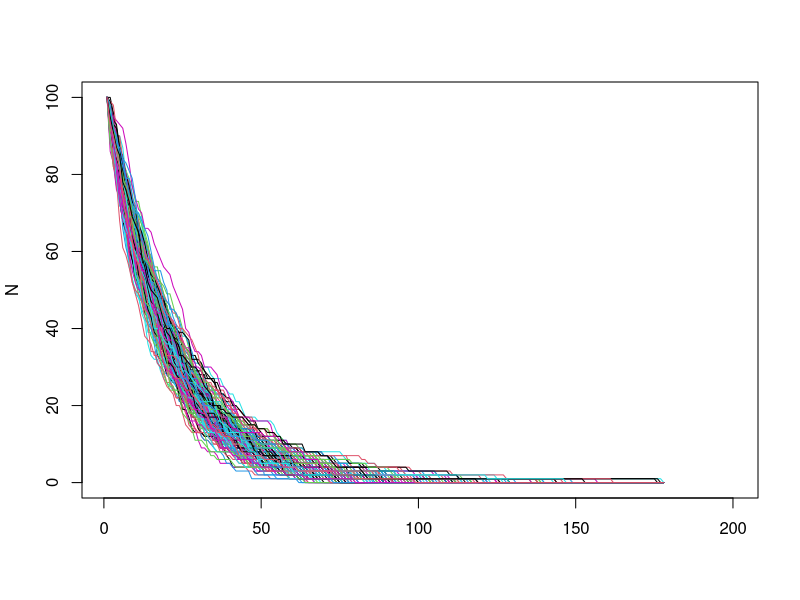

Write the R code that produced this figure.
## ---- chunk 1
labs<-200   # The number of labs
N<-matrix(data=NA,nrow=200,ncol=labs)
N[1,]<-rep(x=100,times=labs)     # We begin with 100 test tubes

t<-1  # We set t =1 above
while(any(N[t,]>0)){
  t<-t+1
N[t,]<-rbinom(n=labs,size=N[t-1,],prob=0.95)
}


matplot(N,type='l',lty=1)
